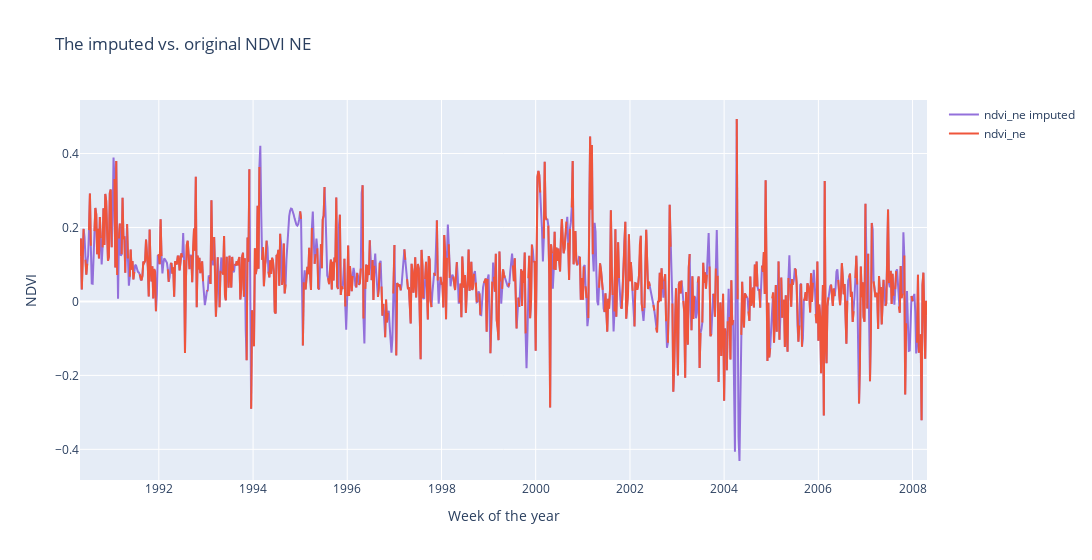

The code cell stored with this chart in its notebook:
### Markdown cell above
The variables ndvi_ne and ndvi_nw are heavily correlated, which is to be expected. ndvi_ne seems to have more variability, therefore the use of higher-order spline might be justified for imputation of missing variables. 

As per usual, any imputation method is more or less guesswork, which introduces bias in the data. 

Both time series have obvious trends and seasonal components. One of the right ways to impute missing data, in this case, would be to decompose series, remove trend and seasonality, impute the data, and then throw the trend and season back in. The other is to model the data as SARIMA (Seasonal AutoRegressive Integrated Moving Average) and calculate missing data from the model directly. We will go back to this procedure if NDVI variables prove to be important for the final predictive model (data snooping danger). For now, the higher-order spline interpolation method will do.

### Code cell
sj_drop_na = sj.ndvi_ne.dropna()
impute_cubic = interp1d(sj_drop_na.index, sj_drop_na, kind='cubic')

fig = go.Figure()
fig.add_trace(go.Scatter(x=sj.week_start_date, y=impute_cubic(sj.ndvi_ne.index), mode='lines', name='ndvi_ne imputed', line=dict(color='MediumPurple', width=2)))
fig.add_trace(go.Scatter(x=sj.week_start_date, y=sj.ndvi_ne, mode='lines', name='ndvi_ne'))
fig.update_layout(autosize=False, width=1700, title='The imputed vs. original NDVI NE', xaxis_title='Week of the year', yaxis_title = 'NDVI')

### Figure 1 — Plotly figure (JSON) as saved in the notebook; plotly's stock layout.template omitted (floating-point values rounded to 4 significant figures; data arrays with more than 128 entries replaced by an {"elided": "..."} marker saying what was removed)
{"data": [{"line": {"color": "MediumPurple", "width": 2}, "mode": "lines", "name": "ndvi_ne imputed", "type": "scatter", "x": {"elided": "936 str values"}, "y": {"elided": "936 float values"}}, {"mode": "lines", "name": "ndvi_ne", "type": "scatter", "x": {"elided": "936 str values"}, "y": {"elided": "936 float values"}}], "layout": {"autosize": false, "title": {"text": "The imputed vs. original NDVI NE"}, "width": 1700, "xaxis": {"title": {"text": "Week of the year"}}, "yaxis": {"title": {"text": "NDVI"}}}}
